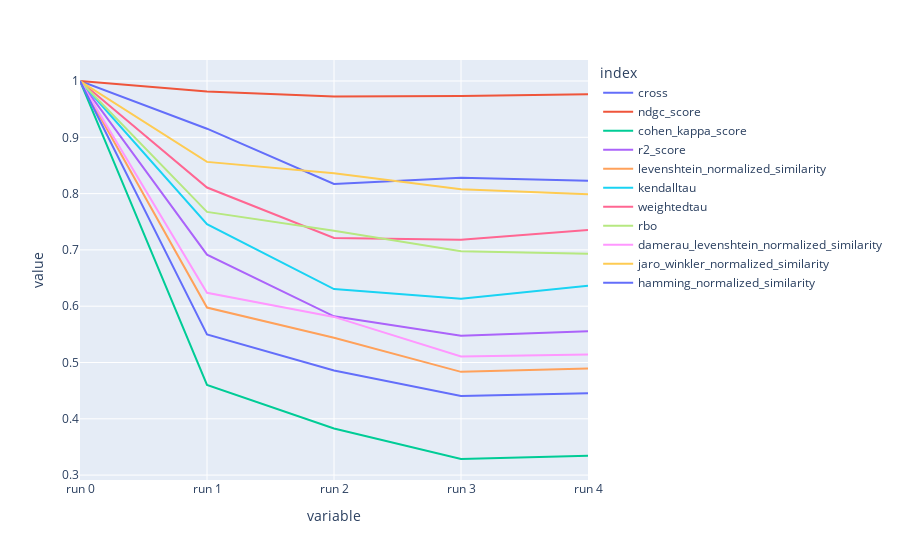

This figure's notebook cell:
### Code cell
df=plot_plotly(plot_data3,cols=['cross','ndgc_score',
  'cohen_kappa_score',
  'r2_score',
  'levenshtein_normalized_similarity',
  'kendalltau',
  'weightedtau',
  'rbo',
  'damerau_levenshtein_normalized_similarity',
  'jaro_winkler_normalized_similarity',
  'hamming_normalized_similarity'])

### Figure 1 — Plotly figure (JSON) as saved in the notebook; plotly's stock layout.template omitted (floating-point values rounded to 4 significant figures)
{"data": [{"hovertemplate": "index=cross<br>variable=%{x}<br>value=%{y}<extra></extra>", "legendgroup": "cross", "line": {"color": "#636efa", "dash": "solid"}, "marker": {"symbol": "circle"}, "mode": "lines", "name": "cross", "orientation": "v", "showlegend": true, "type": "scatter", "x": ["run 0", "run 1", "run 2", "run 3", "run 4"], "xaxis": "x", "y": [1, 0.9153, 0.817, 0.8283, 0.8227], "yaxis": "y"}, {"hovertemplate": "index=ndgc_score<br>variable=%{x}<br>value=%{y}<extra></extra>", "legendgroup": "ndgc_score", "line": {"color": "#EF553B", "dash": "solid"}, "marker": {"symbol": "circle"}, "mode": "lines", "name": "ndgc_score", "orientation": "v", "showlegend": true, "type": "scatter", "x": ["run 0", "run 1", "run 2", "run 3", "run 4"], "xaxis": "x", "y": [1, 0.9814, 0.9724, 0.9735, 0.9765], "yaxis": "y"}, {"hovertemplate": "index=cohen_kappa_score<br>variable=%{x}<br>value=%{y}<extra></extra>", "legendgroup": "cohen_kappa_score", "line": {"color": "#00cc96", "dash": "solid"}, "marker": {"symbol": "circle"}, "mode": "lines", "name": "cohen_kappa_score", "orientation": "v", "showlegend": true, "type": "scatter", "x": ["run 0", "run 1", "run 2", "run 3", "run 4"], "xaxis": "x", "y": [1, 0.46, 0.3829, 0.3286, 0.3343], "yaxis": "y"}, {"hovertemplate": "index=r2_score<br>variable=%{x}<br>value=%{y}<extra></extra>", "legendgroup": "r2_score", "line": {"color": "#ab63fa", "dash": "solid"}, "marker": {"symbol": "circle"}, "mode": "lines", "name": "r2_score", "orientation": "v", "showlegend": true, "type": "scatter", "x": ["run 0", "run 1", "run 2", "run 3", "run 4"], "xaxis": "x", "y": [1, 0.6916, 0.582, 0.5475, 0.5554], "yaxis": "y"}, {"hovertemplate": "index=levenshtein_normalized_similarity<br>variable=%{x}<br>value=%{y}<extra></extra>", "legendgroup": "levenshtein_normalized_similarity", "line": {"color": "#FFA15A", "dash": "solid"}, "marker": {"symbol": "circle"}, "mode": "lines", "name": "levenshtein_normalized_similarity", "orientation": "v", "showlegend": true, "type": "scatter", "x": ["run 0", "run 1", "run 2", "run 3", "run 4"], "xaxis": "x", "y": [1, 0.5976, 0.544, 0.4833, 0.4893], "yaxis": "y"}, {"hovertemplate": "index=kendalltau<br>variable=%{x}<br>value=%{y}<extra></extra>", "legendgroup": "kendalltau", "line": {"color": "#19d3f3", "dash": "solid"}, "marker": {"symbol": "circle"}, "mode": "lines", "name": "kendalltau", "orientation": "v", "showlegend": true, "type": "scatter", "x": ["run 0", "run 1", "run 2", "run 3", "run 4"], "xaxis": "x", "y": [1.0, 0.7457, 0.6305, 0.6133, 0.6362], "yaxis": "y"}, {"hovertemplate": "index=weightedtau<br>variable=%{x}<br>value=%{y}<extra></extra>", "legendgroup": "weightedtau", "line": {"color": "#FF6692", "dash": "solid"}, "marker": {"symbol": "circle"}, "mode": "lines", "name": "weightedtau", "orientation": "v", "showlegend": true, "type": "scatter", "x": ["run 0", "run 1", "run 2", "run 3", "run 4"], "xaxis": "x", "y": [1, 0.8108, 0.7211, 0.7182, 0.7352], "yaxis": "y"}, {"hovertemplate": "index=rbo<br>variable=%{x}<br>value=%{y}<extra></extra>", "legendgroup": "rbo", "line": {"color": "#B6E880", "dash": "solid"}, "marker": {"symbol": "circle"}, "mode": "lines", "name": "rbo", "orientation": "v", "showlegend": true, "type": "scatter", "x": ["run 0", "run 1", "run 2", "run 3", "run 4"], "xaxis": "x", "y": [1, 0.7675, 0.7341, 0.6976, 0.693], "yaxis": "y"}, {"hovertemplate": "index=damerau_levenshtein_normalized_similarity<br>variable=%{x}<br>value=%{y}<extra></extra>", "legendgroup": "damerau_levenshtein_normalized_similarity", "line": {"color": "#FF97FF", "dash": "solid"}, "marker": {"symbol": "circle"}, "mode": "lines", "name": "damerau_levenshtein_normalized_similarity", "orientation": "v", "showlegend": true, "type": "scatter", "x": ["run 0", "run 1", "run 2", "run 3", "run 4"], "xaxis": "x", "y": [1, 0.6238, 0.581, 0.5107, 0.5143], "yaxis": "y"}, {"hovertemplate": "index=jaro_winkler_normalized_similarity<br>variable=%{x}<br>value=%{y}<extra></extra>", "legendgroup": "jaro_winkler_normalized_similarity", "line": {"color": "#FECB52", "dash": "solid"}, "marker": {"symbol": "circle"}, "mode": "lines", "name": "jaro_winkler_normalized_similarity", "orientation": "v", "showlegend": true, "type": "scatter", "x": ["run 0", "run 1", "run 2", "run 3", "run 4"], "xaxis": "x", "y": [1, 0.8563, 0.8362, 0.8078, 0.7988], "yaxis": "y"}, {"hovertemplate": "index=hamming_normalized_similarity<br>variable=%{x}<br>value=%{y}<extra></extra>", "legendgroup": "hamming_normalized_similarity", "line": {"color": "#636efa", "dash": "solid"}, "marker": {"symbol": "circle"}, "mode": "lines", "name": "hamming_normalized_similarity", "orientation": "v", "showlegend": true, "type": "scatter", "x": ["run 0", "run 1", "run 2", "run 3", "run 4"], "xaxis": "x", "y": [1, 0.55, 0.4857, 0.4405, 0.4452], "yaxis": "y"}], "layout": {"legend": {"title": {"text": "index"}, "tracegroupgap": 0}, "margin": {"t": 60}, "xaxis": {"anchor": "y", "domain": [0, 1], "title": {"text": "variable"}}, "yaxis": {"anchor": "x", "domain": [0, 1], "title": {"text": "value"}}}}
